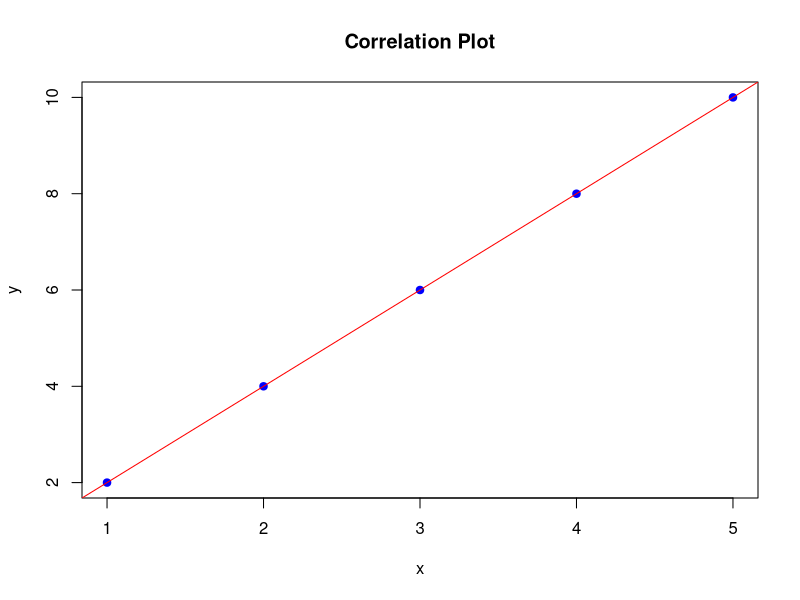

Recreate this plot in R.
#Correlation and Scatter plot
x <- c(1,2,3,4,5)
y <- c(2,4,6,8,10)

# Correlation
correlation <- cor(x,y)
print(correlation)

# Scatter plot
plot(x,y, main="Correlation Plot", col="blue", pch=19)

# Add line
abline(lm(y~x), col="red")
